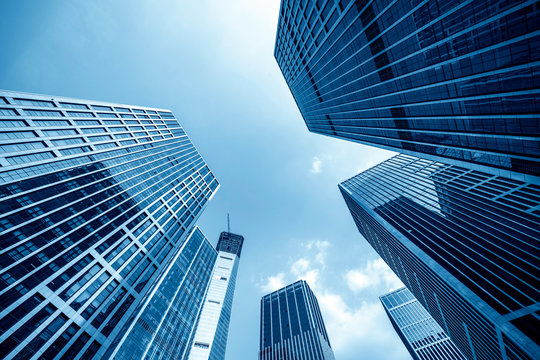
#> input picture Week 10/image/360_F_281897358_3rj9ZBSZHo5s0L1ug7uuIHadSxh9Cc75.jpg, 540 x 360 px; its folder holds 4 pictures in this run
$ python image_preds.py
#> lines starting #> are read from the running program, lines starting #| are printed output that depends on the picture
import os
from PIL import Image

def resize_images_in_folder(input_folder, output_folder, target_size=(224, 224), image_format='JPEG'):
    # Create the output folder if it doesn't exist
#> called with input_folder = 'image', output_folder = 'resized_images', target_size = (224, 224), image_format = 'JPEG'
    if not os.path.exists(output_folder):
        os.makedirs(output_folder)

    # Loop through all files in the input folder
    for filename in os.listdir(input_folder):
        input_path = os.path.join(input_folder, filename)
        output_path = os.path.join(output_folder, filename)

        try:
            # Open the image using PIL
            img = Image.open(input_path)
#> img is the input picture: PIL image 540x360 RGB; mean R, G, B 80.1, 126.6, 160.9

            # Resize the image
            img = img.resize(target_size)
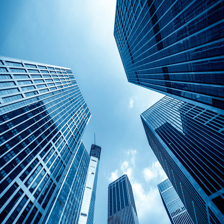
#> img: PIL image 224x224 RGB; mean R, G, B 80.2, 126.7, 160.9

            # Save the resized image
            img.save(output_path)

            print(f"Resized and saved {filename} successfully.")
        except Exception as e:
            print(f"Error processing {filename}: {e}")
#> pass 2 of the loop in resize_images_in_folder, `for filename in os.listdir(input_folder):`:
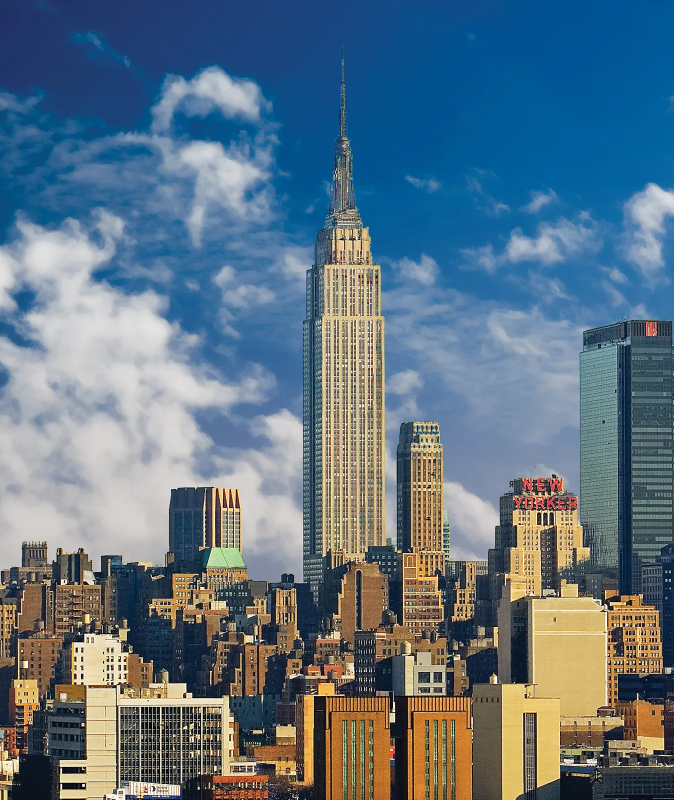
#> input picture Week 10/image/Midtown-Manhattan-Empire-State-Building-New-York.webp, 1347 x 1600 px (shown at 1/2 size)
#> in resize_images_in_folder, img is the input picture: PIL image 1347x1600 RGB; mean R, G, B 95.4, 116.2, 130.8
#> in resize_images_in_folder, `img = img.resize(target_size)`:
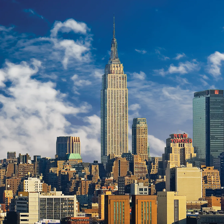
#> img: PIL image 224x224 RGB; mean R, G, B 95.4, 116.3, 130.8
#> pass 3 of the loop in resize_images_in_folder, `for filename in os.listdir(input_folder):`:
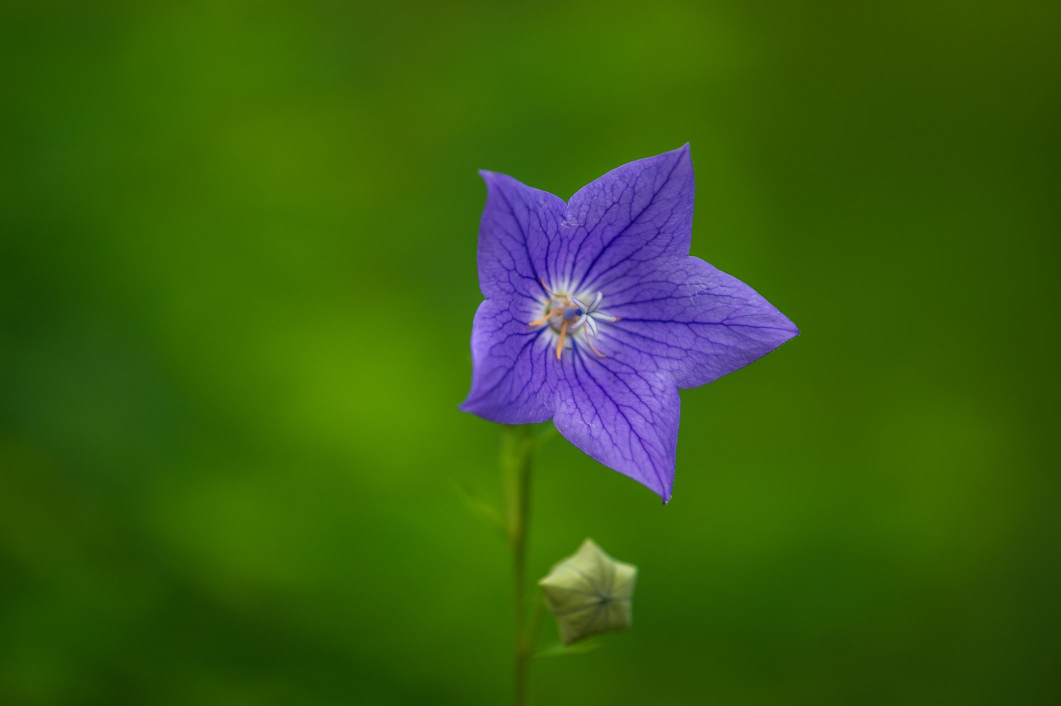
#> input picture Week 10/image/balloon-flower-royalty-free-image-1703107813.jpg, 2122 x 1412 px (shown at 1/2 size)
#> in resize_images_in_folder, img is the input picture: PIL image 2122x1412 RGB; mean R, G, B 57.5, 93.2, 18.6
#> in resize_images_in_folder, `img = img.resize(target_size)`:
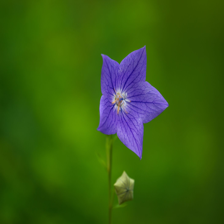
#> img: PIL image 224x224 RGB; mean R, G, B 57.5, 93.2, 18.6
#> the loop made 4 passes; the first 3 are shown

# Example usage
input_folder = "image"
output_folder = "resized_images"
resize_images_in_folder(input_folder, output_folder, target_size=(224, 224))
